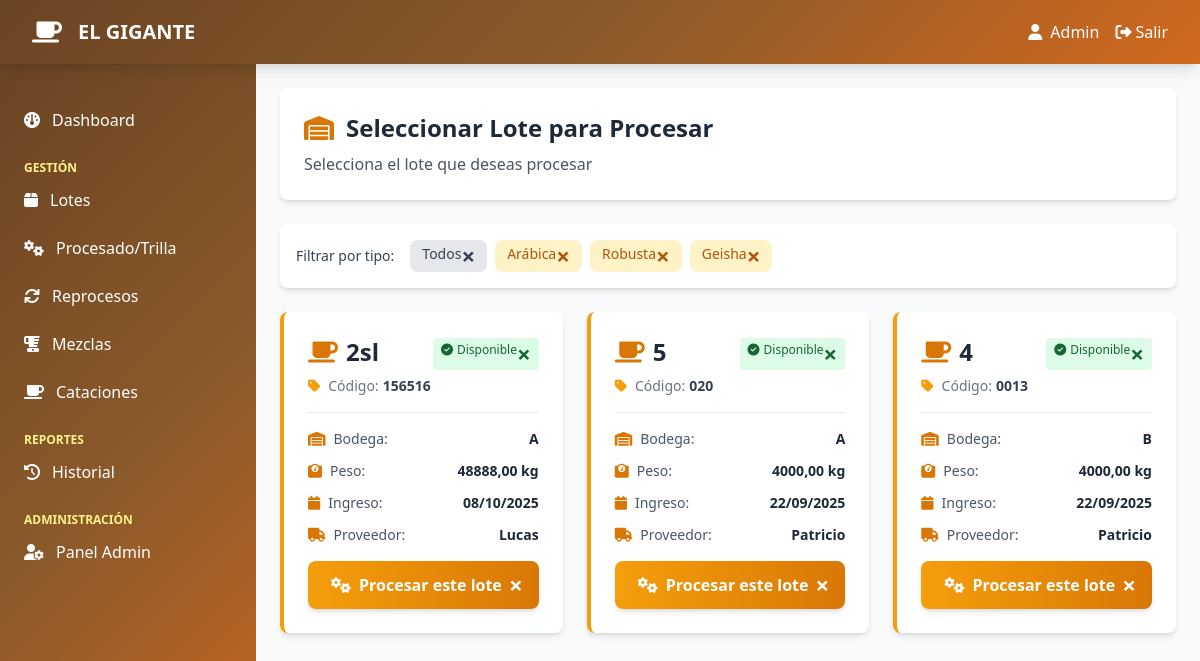
The page /procesados/seleccionar-lote/ (signed in) on the database its author committed.
### beneficio/models.py (models this page shows, shortened)
class Lote(models.Model):
    ESTADO_CHOICES = [
        ('disponible', 'Disponible'),
        ('en_proceso', 'En Proceso'),
        ('procesado', 'Procesado'),
        ('agotado', 'Agotado'),
    ]
    """Modelo principal para los lotes de café"""
    codigo = models.CharField(max_length=50, unique=True)
    tipo_cafe = models.CharField(max_length=100)
    bodega = models.ForeignKey(Bodega, on_delete=models.CASCADE, related_name='lotes')
    peso_kg = models.DecimalField(max_digits=10, decimal_places=2)
    humedad = models.DecimalField(max_digits=5, decimal_places=2)
    fecha_ingreso = models.DateTimeField()
    proveedor = models.CharField(max_length=200)
    precio_quintal = models.DecimalField(max_digits=10, decimal_places=2)
    observaciones = models.TextField(blank=True, null=True)
    activo = models.BooleanField(default=True)
    created_by = models.ForeignKey(User, on_delete=models.SET_NULL, null=True)
    created_at = models.DateTimeField(auto_now_add=True)
    class Meta:
        ordering = ['-fecha_ingreso']

class Bodega(models.Model):
    OPCIONES_BODEGA = [
        ('A', 'Bodega A'),
        ('B', 'Bodega B'),
        ('C', 'Bodega C'),
        ('D', 'Bodega D'),
    ]
    codigo = models.CharField(max_length=1, choices=OPCIONES_BODEGA, unique=True)
    capacidad_kg = models.DecimalField(max_digits=10, decimal_places=2)
    ubicacion = models.CharField(max_length=200)
    responsable = models.ForeignKey(User, on_delete=models.SET_NULL, null=True, related_name='bodegas')
    class Meta:
        ordering = ['codigo']

### beneficio/views.py (the view)
# urls.py: path('procesados/seleccionar-lote/', views.seleccionar_lote_procesar, name='seleccionar_lote_procesar'),
@login_required
def seleccionar_lote_procesar(request):
    lotes = Lote.objects.all().select_related('bodega')
    context = {
        'lotes': lotes,
    }
    return render(request, 'beneficio/procesados/seleccionar_lote.html', context)

### beneficio/templates/beneficio/procesados/seleccionar_lote.html (shortened to what this page needs)
{% extends 'base.html' %}
{% block content %}
<div class="max-w-6xl mx-auto space-y-6">
    <div class="bg-white rounded-lg shadow-md p-6">
        <h2 class="text-2xl font-bold text-gray-800 flex items-center">
            <i class="fas fa-warehouse mr-3 text-amber-600"></i>
            Seleccionar Lote para Procesar
        </h2>
        <p class="text-gray-600 mt-2">Selecciona el lote que deseas procesar</p>
    </div>
    <div class="bg-white rounded-lg shadow-md p-4">
        <div class="flex items-center gap-4">
            <label class="text-sm font-medium text-gray-700">Filtrar por tipo:</label>
            <div class="flex gap-2 flex-wrap">
                <button onclick="filtrarPorTipo('todos')" class="px-3 py-1 bg-gray-200 text-gray-700 rounded-lg hover:bg-gray-300 text-sm">
                    Todos
                </button>
                <button onclick="filtrarPorTipo('arábica')" class="px-3 py-1 bg-amber-100 text-amber-700 rounded-lg hover:bg-amber-200 text-sm">
                    Arábica
                </button>
                <button onclick="filtrarPorTipo('robusta')" class="px-3 py-1 bg-amber-100 text-amber-700 rounded-lg hover:bg-amber-200 text-sm">
                    Robusta
                </button>
                <button onclick="filtrarPorTipo('geisha')" class="px-3 py-1 bg-amber-100 text-amber-700 rounded-lg hover:bg-amber-200 text-sm">
                    Geisha
                </button>
            </div>
        </div>
    </div>
    <div class="grid grid-cols-1 md:grid-cols-2 lg:grid-cols-3 gap-6">
        {% for lote in lotes %}
        <div class="bg-white rounded-lg shadow-md p-6 hover:shadow-lg transition duration-200 border-l-4 border-amber-500 lote-card" data-tipo="{{ lote.tipo_cafe|lower }}">
            <div class="flex justify-between items-start mb-4">
                <div class="flex-1">
                    <div class="flex items-center mb-2">
                        <i class="fas fa-coffee text-amber-600 mr-2 text-2xl"></i>
                        <h3 class="text-2xl font-bold text-gray-800">{{ lote.tipo_cafe }}</h3>
                    </div>
                    <p class="text-sm text-gray-500 flex items-center">
                        <i class="fas fa-tag mr-2 text-amber-500"></i>
                        Código: <span class="font-semibold text-gray-700 ml-1">{{ lote.codigo }}</span>
                    </p>
                </div>
                <div class="text-right">
                    <span class="inline-block px-2 py-1 bg-green-100 text-green-800 rounded text-xs font-medium">
                        <i class="fas fa-check-circle mr-1"></i>Disponible
                    </span>
                </div>
            </div>
            <div class="space-y-3 text-sm text-gray-600 mb-4 border-t pt-4">
                <div class="flex items-center justify-between">
                    <span class="flex items-center">
                        <i class="fas fa-warehouse mr-2 text-amber-600"></i>Bodega:
                    </span>
                    <span class="font-semibold text-gray-800">{{ lote.bodega.codigo }}</span>
                </div>
                <div class="flex items-center justify-between">
                    <span class="flex items-center">
                        <i class="fas fa-weight mr-2 text-amber-600"></i>Peso:
                    </span>
                    <span class="font-semibold text-gray-800">{{ lote.peso_kg|floatformat:2 }} kg</span>
                </div>
                <div class="flex items-center justify-between">
                    <span class="flex items-center">
                        <i class="fas fa-calendar mr-2 text-amber-600"></i>Ingreso:
                    </span>
                    <span class="font-semibold text-gray-800">{{ lote.fecha_ingreso|date:"d/m/Y" }}</span>
                </div>
                {% if lote.proveedor %}
                <div class="flex items-center justify-between">
                    <span class="flex items-center">
                        <i class="fas fa-truck mr-2 text-amber-600"></i>Proveedor:
                    </span>
                    <span class="font-semibold text-gray-800">{{ lote.proveedor|truncatewords:2 }}</span>
                </div>
                {% endif %}
            </div>
            <a href="{% url 'crear_procesado' lote.id %}"
               class="block w-full text-center bg-gradient-to-r from-amber-500 to-amber-600 text-white px-4 py-3 rounded-lg hover:from-amber-600 hover:to-amber-700 transition font-semibold shadow-md">
                <i class="fas fa-cogs mr-2"></i>Procesar este lote
            </a>
        </div>
        {% endfor %}
    </div>
</div>
{% endblock %}

### beneficio/templates/base.html (shortened to what this page needs)
<!DOCTYPE html>
<html lang="es">
<head>
    <script src="https://cdn.tailwindcss.com"></script>
    <link rel="stylesheet" href="https://cdnjs.cloudflare.com/ajax/libs/font-awesome/6.4.0/css/all.min.css">
</head>
<body class="bg-gray-50">
    {% if user.is_authenticated %}
    <nav class="coffee-gradient shadow-lg fixed top-0 w-full z-50">
        <div class="max-w-7xl mx-auto px-4 sm:px-6 lg:px-8">
            <div class="flex items-center justify-between h-16">
                <div class="flex items-center">
                    <div class="flex-shrink-0">
                        <i class="fas fa-coffee text-white text-2xl"></i>
                    </div>
                    <div class="ml-4">
                        <h1 class="text-white text-xl font-bold">EL GIGANTE</h1>
                    </div>
                </div>
                <div class="flex items-center space-x-4">
                    <span class="text-white">
                        <i class="fas fa-user mr-2"></i>{{ user.username }}
                    </span>
                    <a href="{% url 'logout' %}" class="text-white hover:text-yellow-200 transition">
                        <i class="fas fa-sign-out-alt mr-1"></i>Salir
                    </a>
                </div>
            </div>
        </div>
    </nav>
    <div class="flex min-h-screen pt-16">
        <div class="w-64 coffee-gradient text-white fixed h-full top-16 overflow-y-auto">
            <nav class="mt-8 pb-8">
                <a href="{% url 'dashboard' %}" class="block px-6 py-3 sidebar-hover">
                    <i class="fas fa-dashboard mr-3"></i>Dashboard
                </a>
                <div class="mt-4 px-6">
                    <p class="text-xs uppercase text-yellow-200 font-semibold">Gestión</p>
                </div>
                <a href="{% url 'lista_lotes' %}" class="block px-6 py-3 sidebar-hover">
                    <i class="fas fa-box mr-3"></i>Lotes
                </a>
                <a href="{% url 'lista_procesados' %}" class="block px-6 py-3 sidebar-hover">
                    <i class="fas fa-cogs mr-3"></i>Procesado/Trilla
                </a>
                <a href="{% url 'lista_reprocesos' %}" class="block px-6 py-3 sidebar-hover">
                    <i class="fas fa-sync mr-3"></i>Reprocesos
                </a>
                <a href="{% url 'lista_mezclas' %}" class="block px-6 py-3 sidebar-hover">
                    <i class="fas fa-blender mr-3"></i>Mezclas
                </a>
                <a href="{% url 'lista_cataciones' %}" class="block px-6 py-3 sidebar-hover">
                    <i class="fas fa-coffee mr-3"></i>Cataciones
                </a>
                <div class="mt-4 px-6">
                    <p class="text-xs uppercase text-yellow-200 font-semibold">Reportes</p>
                </div>
                <a href="{% url 'historial' %}" class="block px-6 py-3 sidebar-hover">
                    <i class="fas fa-history mr-3"></i>Historial
                </a>
                {% if user.is_superuser %}
                <div class="mt-4 px-6">
                    <p class="text-xs uppercase text-yellow-200 font-semibold">Administración</p>
                </div>
                <a href="/admin/" class="block px-6 py-3 sidebar-hover">
                    <i class="fas fa-user-cog mr-3"></i>Panel Admin
                </a>
                {% endif %}
            </nav>
        </div>
        <div class="flex-1 ml-64">
            <main class="p-6">
                {% block content %}{% endblock %}
            </main>
        </div>
    </div>
    {% endif %}
</body>
</html>

### beneficio/templates/base.html (style rules this page uses)
.coffee-gradient { background: linear-gradient(135deg, #6B4423 0%, #8B5A2B 50%, #D2691E 100%); }

### beneficio/templates/beneficio/procesados/seleccionar_lote.html (style rules this page uses)
.lote-card { animation: fadeIn 0.3s ease-in; }

### rows shown on the page
Lote: tipo_cafe "2sl", codigo "156516", bodega.codigo "A", peso_kg "48888,00", fecha_ingreso "08/10/2025", proveedor "Lucas"
Lote: tipo_cafe "5", codigo "020", bodega.codigo "A", peso_kg "4000,00", fecha_ingreso "22/09/2025", proveedor "Patricio"
Lote: tipo_cafe "4", codigo "0013", bodega.codigo "B", peso_kg "4000,00", fecha_ingreso "22/09/2025", proveedor "Patricio"

### other values the page prints
{{ user.username }} "Admin"
